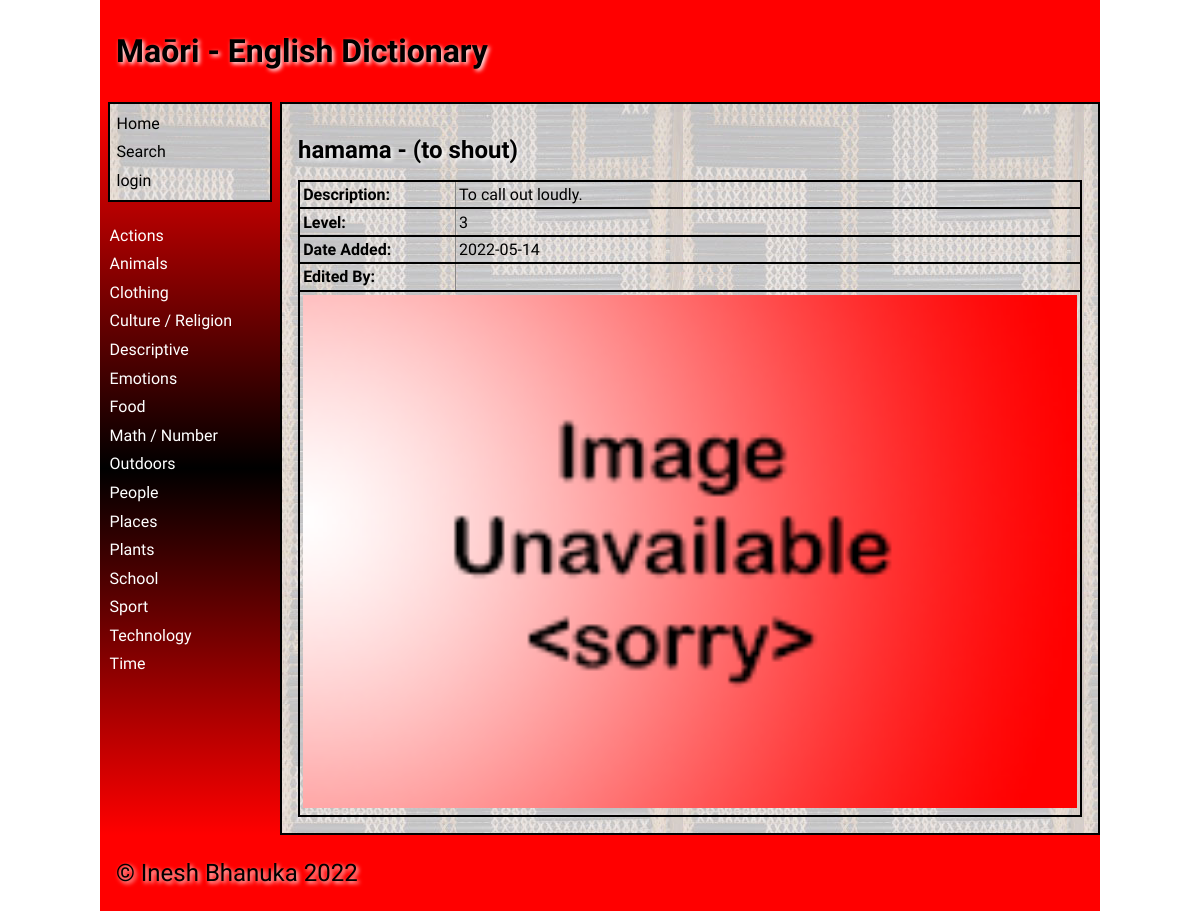
The app's page /word/1 with its own data.
### tables this page shows
CREATE TABLE "category"
(
    id            integer
        primary key autoincrement,
    category_name varchar(30)
);

CREATE TABLE "dictionary"
(
    id          integer
        primary key autoincrement,
    maori       varchar(30),
    english     varchar(30),
    description varchar(1000),
    level       integer,
    category_id integer
        references category
            on delete cascade,
    user_id     integer
        references user_details
            on delete set null,
    date_added  datetime
);

### app.py (the view, shortened to what this page needs)
@app.route('/word/<id>', methods=["POST", "GET"])
def render_word(id):
    con = get_connection(DATABASE)
    cur = con.cursor()
    query = """SELECT d.id, d.maori, d.english, d.description, d.level, d.date_added, ifnull(u.first_name, ''), ifnull(u.last_name, '')
               FROM dictionary d
               LEFT JOIN user_details u on d.user_id = u.id
               WHERE d.id = ?"""
    cur.execute(query, (id,))
    word_details = cur.fetchall()
    checked = []
    for i in range(1, 11):
        print(i)
        if word_details[0][4] == i:
            checked.append("checked")
        else:
            checked.append("")
    print(checked)
    print(word_details)
    print(word_details[0][4])
    con.close()
    error = request.args.get('error')
    if error == None:
        error = ""
    breadcrumb = request.args.get("breadcrumb")
    print(f"line415: breadcrumb: {breadcrumb}")
    if breadcrumb == None:
        breadcrumb = "/"
    return render_template("word.html", word_details=word_details, logged_in=is_logged_in(), error=error,
                           image_name=get_image_filename(word_details[0][2]), checked=checked,
                           category_list=render_category_list(), allow_edit=allow_edit(), breadcrumb=breadcrumb)

### app.py (called while the page is built, shortened)
def get_connection(db_file):
    try:
        connection = sqlite3.connect(db_file)
        connection.execute('pragma foreign_keys=ON')
        return connection
    except Error as e:
        print(e)
    return None

def get_image_filename(english_name):
    path_file = f"static\\images\\{english_name}.*"
    print(path_file)
    listing = glob.glob(path_file)
    for filename in listing:
        print(filename)
        return os.path.basename(filename)
    return "noimage.png"

def render_category_list():
    con = get_connection(DATABASE)
    cur = con.cursor()
    query = "SELECT * FROM category ORDER BY category_name"
    cur.execute(query)
    category_list = cur.fetchall()
    con.close()
    return category_list

def allow_edit():
    if not is_logged_in():
        return False

def is_logged_in():
    if session.get('email') is None:
        print("not logged in")
        return False
    else:
        print("logged in")
        return True

### templates/word.html (shortened to what this page needs)
{% extends "base.html" %}
    {% set id = word_details[0][0] %}
    {% set maori = word_details[0][1] %}
    {% set english = word_details[0][2] %}
    {% set description = word_details[0][3] %}
    {% set level = word_details[0][4] %}
    {% set image = image_name %}
    {% set date_added = word_details[0][5] %}
    {% set edited_by = word_details[0][6] + ' ' + word_details[0][7] %}
{% block main %}
    {% if logged_in and allow_edit %}
        <h2>{{ maori }} - ({{english}})<strong> -</strong> <a href="\delete_word\{{ id }}?breadcrumb={{ breadcrumb }}">Delete Word</a></h2>
    {% else %}
        <h2>{{ maori }} - ({{english}})</h2>
    {% endif %}
    <table class="word-table">
        <tbody>
            {% if maori != None %}
                <tr>
                    <td><strong>Description: </strong></td>
                    <td>{{ description }}</td>
                </tr>
                <tr>
                    <td><strong>Level: </strong></td>
                    <td>{{ level }}</td>
                </tr>
                <tr>
                    <td><strong>Date Added: </strong></td>
                    <td>{{ date_added }}</td>
                </tr>
                <tr>
                    <td><strong>Edited By: </strong></td>
                    <td>{{ edited_by }}</td>
                </tr>
                    <td colspan="2"><img src= "../static/images/{{ image }}"></td>
            {% endif %}
        </tbody>
    </table>
{% endblock %}

### templates/base.html (shortened to what this page needs)
<!doctype html>
<html lang="en">
<head>
	<link href="{{ url_for('static', filename='css/style.css') }}" rel="stylesheet">
</head>
<body>
	<div id="container">
		<header>
			<h1>{% block heading %}Maōri - English Dictionary{% endblock %}</h1>
		</header>
		<nav style="padding-top: 0">
			<ul>
                <div class="main-links">
                <li><a href="/" style="color: black;">Home</a></li>
				<li><a href="/search/~" style="color: black;">Search</a></li>
				{% if logged_in %}
                    {% if allow_edit %}
					    <li><a href="/addcategory" style="color: black;">Add Category</a></li>
                    {% endif %}
					<li><a href="/logout" style="color: black;">Logout</a></li>
                {% else %}
                    <li><a href="/login" style="color: black;">login</a></li>
                {% endif %}
                </div>
            <br>
                {% for category in category_list %}
                    <li><a href="/category/{{ category[0] }}">{{ category[1] }}</a></li>
                {% endfor %}
			</ul>
		</nav>
		<main style="border: solid black 2px">
            {% block main %}{% endblock %}
        </main>
		<footer>
			<p>
				&copy; Inesh Bhanuka 2022
			</p>
		</footer>
	</div>
</body>
</html>

### static/css/style.css (style rules this page uses)
* { font-family: Comfortaa, sans-serif; margin: 0; padding: 0; box-sizing: border-box; }
.main-links { background-image: url('../images/poutama.jpg'); padding: 5px; color: black !important; border: solid black 2px; }
#container { display: grid; grid-template-columns: 75px auto; grid-template-areas: 'nav header' 'main main' 'footer footer'; }
header { grid-area: header; background-color: #f00; padding: 1rem; }
nav { grid-area: nav; }
main { grid-area: main; padding: 1rem; background-color: #edd; }
h1, h2, h3, h4 { padding: 1rem 0; font-family: 'Suez One', serif; color: #000; text-shadow: 2px 2px 4px #fff; }
p { padding: 0.5rem 0; }
a { color: #222; }
img { width: 100%; }
table { width: 100%; border: 2px solid #666; border-collapse: collapse; }
.word-table tbody tr { border: 2px solid black; width: 100%; }
.word-table td:first-child { width: 20% }
th, td { border: 1px solid #888; padding: 0.2rem; text-align: left; }
tr td:last-child { width: 90px; }
footer { grid-area: footer; padding: 1rem; background-color: #f00; }
footer p { color: #000; text-shadow: 2px 2px 4px #fff; font-size: 1.5rem; }
@media only screen and (min-width: 768px) { #container { grid-template-columns: 180px auto; grid-template-areas: 'header header' 'nav main' 'footer footer'; } }
@media only screen and (min-width: 768px) { nav { background: linear-gradient(180deg, rgba(255,0,0,1) 0%, rgba(0, 0, 0, 1) 50%, rgba(255,0,0,1) 100%); padding: 0.5rem; } }
@media only screen and (min-width: 768px) { nav ul { list-style: none; } }
@media only screen and (min-width: 768px) { nav li { padding: 0.3rem 0 0.3rem 0.1rem; } }
@media only screen and (min-width: 768px) { nav a { color: #fff; text-decoration: none; } }
@media only screen and (min-width: 768px) { main { background-image: url('../images/poutama.jpg'); } }
@media only screen and (min-width: 1000px) { #container { width: 1000px; margin: auto; } }

### records on screen
category: category_name "Actions"
category: category_name "Animals"
category: category_name "Clothing"
category: category_name "Culture / Religion"
category: category_name "Descriptive"
category: category_name "Emotions"
category: category_name "Food"
category: category_name "Math / Number"
category: category_name "Outdoors"
category: category_name "People"
category: category_name "Places"
category: category_name "Plants"
category: category_name "School"
category: category_name "Sport"
category: category_name "Technology"
category: category_name "Time"
dictionary: maori "hamama", english "to shout", description "To call out loudly.", date_added "2022-05-14"

### other values on screen
{{ level }} "3"
